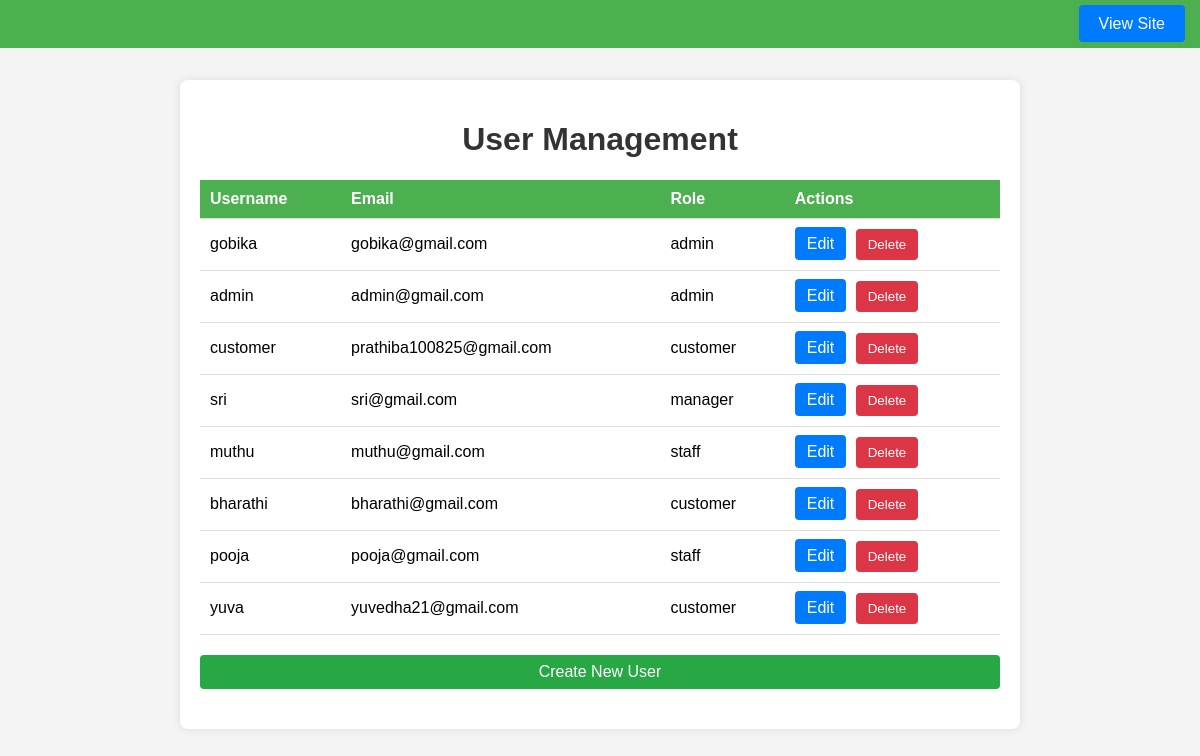
Page /users/ (signed in) on the committed database.
### ecom_app/models.py (models this page shows, shortened)
class CustomUser(AbstractUser):
    USER_TYPE_CHOICES = [
        ('admin', 'Administrator'),
        ('manager', 'Manager'),
        ('staff', 'Staff'),
        ('customer', 'Customer'),
    ]
    user_type = models.CharField(max_length=20, choices=USER_TYPE_CHOICES, default='customer')
    groups = models.ManyToManyField(
        'auth.Group',
        related_name='custom_user_set',
        blank=True,
        help_text=('The groups this user belongs to. A user will get all permissions '
                   'granted to each of their groups.'),
        related_query_name='user',
    )
    user_permissions = models.ManyToManyField(
        'auth.Permission',
        related_name='custom_user_set',
        blank=True,
        help_text='Specific permissions for this user.',
        related_query_name='user',
    )

class Profile(models.Model):
    USER_TYPE_CHOICES = [
        ('admin', 'Administrator'),
        ('manager', 'Manager'),
        ('staff', 'Staff'),
        ('customer', 'Customer'),
    ]
    user_type = models.CharField(max_length=20, choices=USER_TYPE_CHOICES, default='customer')
    user = models.OneToOneField(CustomUser, on_delete=models.CASCADE)
    bio = models.TextField(blank=True)
    location = models.CharField(max_length=30, blank=True)
    selected_permissions = models.ManyToManyField(Permission, blank=True)

### ecom_app/views.py (the view)
# urls.py: path('users/', views.list_users, name='list_users'),
@login_required
def list_users(request):
    users = CustomUser.objects.all()
    user_profiles = {profile.user.id: profile for profile in Profile.objects.all()}
    context = {
        'users': users,
        'user_profiles': user_profiles,
    }
    return render(request, 'list_users.html', context)

### ecom_app/templates/list_users.html (shortened to what this page needs)
<!DOCTYPE html>
<html lang="en">
{% load custom_filters %}
<head>
</head>
<body>
    <div class="header">
        <a href="{% url 'login' %}" target="_blank">View Site</a>
    </div>
    <div class="container">
        <h1>User Management</h1>
        <table>
            <thead>
                <tr>
                    <th>Username</th>
                    <th>Email</th>
                    <th>Role</th>
                    <th>Actions</th>
                </tr>
            </thead>
            <tbody>
                {% for user in users %}
                    <tr>
                        <td>{{ user.username }}</td>
                        <td>{{ user.email }}</td>
                        <td>{{ user.profile.user_type }}</td>
                        <td>
                            <a href="{% url 'update_user' user.id %}">Edit</a>
                            <form method="post" action="{% url 'delete_user' user.id %}" style="display:inline;">
                                <button type="submit">Delete</button>
                            </form>
                        </td>
                    </tr>
                {% endfor %}
            </tbody>
        </table>
        <a href="{% url 'create_user' %}" class="create-btn">Create New User</a>
    </div>
</body>
</html>

### ecom_app/templates/list_users.html (style rules this page uses)
body { font-family: Arial, sans-serif; background-color: #f4f4f4; margin: 0; padding: 0; display: flex; flex-direction: column; align-items: center; height: 100vh; }
.header { background-color: #4CAF50; color: white; width: 100%; padding: 15px; text-align: end; position: fixed; top: 0; }
.header a { color: white; text-decoration: none; margin: 0 15px; padding: 10px 20px; background-color: #007BFF; border-radius: 4px; }
.container { background-color: #fff; padding: 20px; border-radius: 8px; box-shadow: 0 0 10px rgba(0, 0, 0, 0.1); width: 80%; max-width: 800px; margin-top: 80px; }
h1 { color: #333; text-align: center; }
table { width: 100%; border-collapse: collapse; margin-top: 20px; }
th, td { padding: 10px; text-align: left; border-bottom: 1px solid #ddd; }
th { background-color: #4CAF50; color: white; }
a, button { text-decoration: none; color: #fff; padding: 8px 12px; border-radius: 4px; margin-right: 5px; }
a { background-color: #007BFF; }
button { background-color: #DC3545; border: none; cursor: pointer; }
.create-btn { display: block; margin: 20px 0; background-color: #28A745; text-align: center; }

### rows in the picture
CustomUser: username "gobika", email "gobika@gmail.com", profile.user_type "admin"
CustomUser: username "admin", email "admin@gmail.com", profile.user_type "admin"
CustomUser: username "customer", email "prathiba100825@gmail.com", profile.user_type "customer"
CustomUser: username "sri", email "sri@gmail.com", profile.user_type "manager"
CustomUser: username "muthu", email "muthu@gmail.com", profile.user_type "staff"
CustomUser: username "bharathi", email "bharathi@gmail.com", profile.user_type "customer"
CustomUser: username "pooja", email "pooja@gmail.com", profile.user_type "staff"
CustomUser: username "yuva", email "yuvedha21@gmail.com", profile.user_type "customer"
